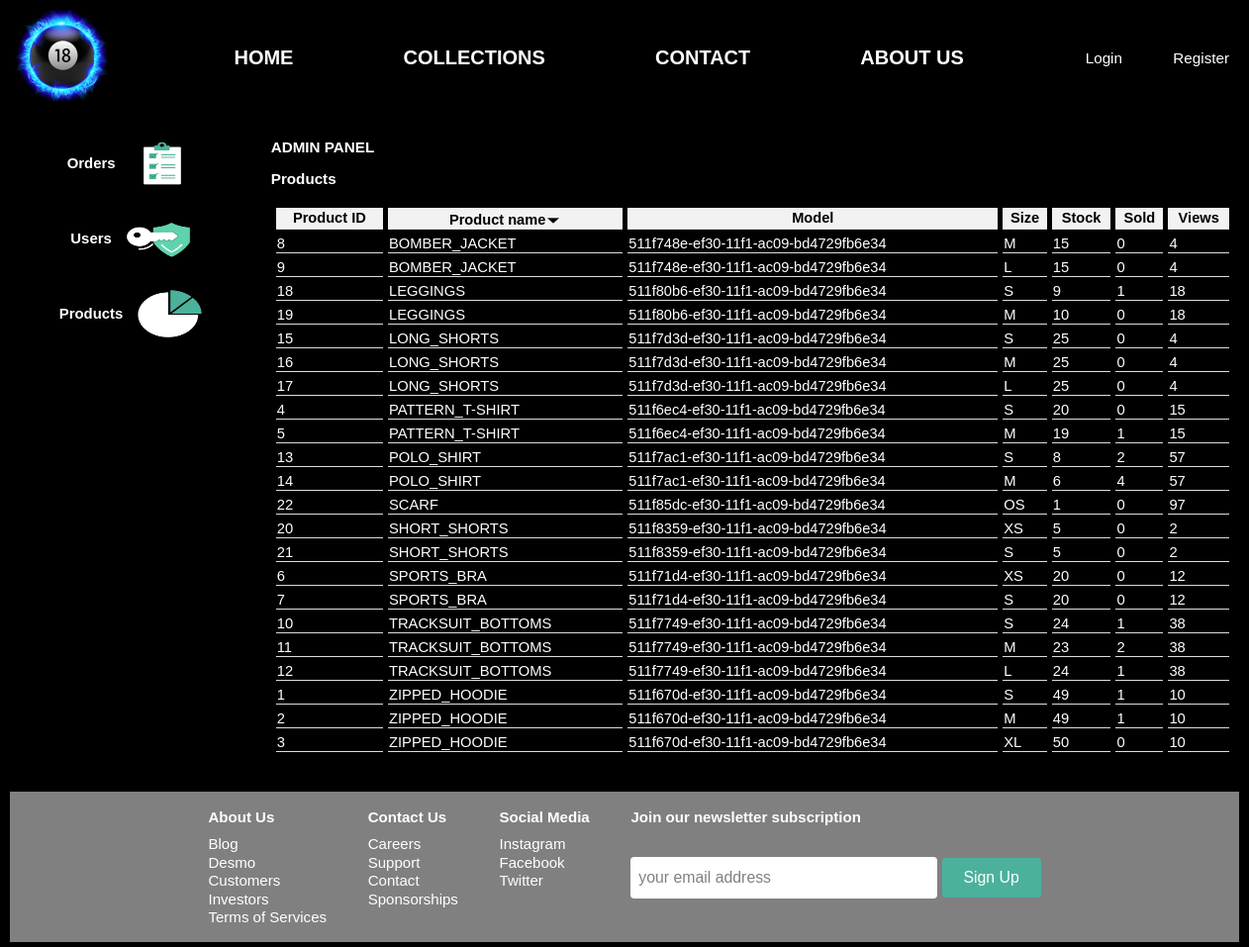
/admin/admin.php?admin_tab=products&products_sort=name (signed in), run on the app's committed database.
### tables this page shows
CREATE TABLE products (
    pid SMALLINT UNSIGNED NOT NULL AUTO_INCREMENT,
    model VARCHAR(48) NOT NULL,
    name VARCHAR(128) NOT NULL,
    category VARCHAR(32) NOT NULL,
    color VARCHAR(32),
    size CHAR(3) NOT NULL,                               
    gender CHAR(1) NOT NULL,                             
    price DOUBLE NOT NULL,
    stock INT DEFAULT 0,
    views INT DEFAULT 0,
    bought_all_time BIGINT DEFAULT 0,
    avg_rating DOUBLE DEFAULT 0,
    description TEXT,
    date_time DATETIME DEFAULT NOW(),
    PRIMARY KEY(pid)
);

### admin/scripts/products.php (the view, shortened to what this page needs)
<?php
    $query = "SELECT pid, name, model, size, stock, bought_all_time, views FROM products ORDER BY ";
    if(!isset($_GET['products_sort']))
        $query .=  "pid";
    else
    {
        switch($_SESSION['admin']['sort_selected'])
        {
            case "name":
                $query .=  "name";
                break;
        }
        if(isset($_SESSION['admin']['sort_state']))
        {
            $query .= ($_SESSION['admin']['sort_state'] ? " DESC" : " ASC");
        }
    }
    $sth = $db->prepare($query);
    $sth->execute();
    $products = $sth->fetchAll();
    echo "<table><tr>";
    $headings = array("Product ID", "Product name", "Model", "Size", "Stock", "Sold", "Views");
    $columns = array("pid", "name", "model", "size", "stock", "sold", "views");
    for($i=0;$i<count($headings);$i++)
    {
        echo "<th><a href=\"admin.php?admin_tab=products&products_sort=" . $columns[$i] . "\">" . $headings[$i];
        if(isset($_SESSION['admin']['sort_selected']))
        {
            if($_SESSION['admin']['sort_selected'] == $columns[$i])
            {
                if(isset($_SESSION['admin']['sort_state']))
                {
                    echo "<img class=\"sort-sym\" src=\"img/";
                    echo ($_SESSION['admin']['sort_state'] ? "sorting-arrow-down.png" : "sorting-arrow-up.png");
                    echo "\">";
                }
            }
        }
        echo "</a></th>";
    }
    echo "</tr>";
    foreach($products as $tmp)
    {
            echo "<tr>";
            echo "<td>" . $tmp['pid'] . "</td>";
            echo "<td>" . $tmp['name'] . "</td>";
            echo "<td><a href=\"/product/product.php?model=" . $tmp['model'] . "&size=" . $tmp['size'] . "\">" . $tmp['model'] . "</a></td>";
            echo "<td>" . $tmp['size'] . "</td>";
            echo "<td>" . ($tmp['stock'] ? $tmp['stock'] : "Out-of-stock") . "</td>";
            echo "<td>" . $tmp['bought_all_time'] . "</td>";
            echo "<td>" . $tmp['views'] . "</td>";
        echo "</tr>";
    }
    echo "</table>";
?>

### admin/admin.css (style rules this page uses)
body { margin: 0px; padding: 0px; }
* { background-color: black; color: white; font-family: sans-serif; font-size: 99%; }
a { color: white; text-decoration: none; }
table { border-spacing: 5px; table-layout: auto; width: 100%; }
th, td { border-bottom: 1px solid #ddd; }
th { background-color: #f2f2f2; color: black; }
th a,img { color: black; text-decoration: none; background-color: transparent; }
.sort-sym { width: 16px; height: 16px; }

### data on the page
products: pid "8", name "BOMBER_JACKET", model "511f748e-ef30-11f1-ac09-bd4729fb6e34", size "M", stock "15", bought_all_time "0", views "4"
products: pid "9", name "BOMBER_JACKET", model "511f748e-ef30-11f1-ac09-bd4729fb6e34", size "L", stock "15", bought_all_time "0", views "4"
products: pid "18", name "LEGGINGS", model "511f80b6-ef30-11f1-ac09-bd4729fb6e34", size "S", stock "9", bought_all_time "1", views "18"
products: pid "19", name "LEGGINGS", model "511f80b6-ef30-11f1-ac09-bd4729fb6e34", size "M", stock "10", bought_all_time "0", views "18"
products: pid "15", name "LONG_SHORTS", model "511f7d3d-ef30-11f1-ac09-bd4729fb6e34", size "S", stock "25", bought_all_time "0", views "4"
products: pid "16", name "LONG_SHORTS", model "511f7d3d-ef30-11f1-ac09-bd4729fb6e34", size "M", stock "25", bought_all_time "0", views "4"
products: pid "17", name "LONG_SHORTS", model "511f7d3d-ef30-11f1-ac09-bd4729fb6e34", size "L", stock "25", bought_all_time "0", views "4"
products: pid "4", name "PATTERN_T-SHIRT", model "511f6ec4-ef30-11f1-ac09-bd4729fb6e34", size "S", stock "20", bought_all_time "0", views "15"
products: pid "5", name "PATTERN_T-SHIRT", model "511f6ec4-ef30-11f1-ac09-bd4729fb6e34", size "M", stock "19", bought_all_time "1", views "15"
products: pid "13", name "POLO_SHIRT", model "511f7ac1-ef30-11f1-ac09-bd4729fb6e34", size "S", stock "8", bought_all_time "2", views "57"
products: pid "14", name "POLO_SHIRT", model "511f7ac1-ef30-11f1-ac09-bd4729fb6e34", size "M", stock "6", bought_all_time "4", views "57"
products: pid "22", name "SCARF", model "511f85dc-ef30-11f1-ac09-bd4729fb6e34", size "OS", stock "1", bought_all_time "0", views "97"
products: pid "20", name "SHORT_SHORTS", model "511f8359-ef30-11f1-ac09-bd4729fb6e34", size "XS", stock "5", bought_all_time "0", views "2"
products: pid "21", name "SHORT_SHORTS", model "511f8359-ef30-11f1-ac09-bd4729fb6e34", size "S", stock "5", bought_all_time "0", views "2"
products: pid "6", name "SPORTS_BRA", model "511f71d4-ef30-11f1-ac09-bd4729fb6e34", size "XS", stock "20", bought_all_time "0", views "12"
products: pid "7", name "SPORTS_BRA", model "511f71d4-ef30-11f1-ac09-bd4729fb6e34", size "S", stock "20", bought_all_time "0", views "12"
products: pid "10", name "TRACKSUIT_BOTTOMS", model "511f7749-ef30-11f1-ac09-bd4729fb6e34", size "S", stock "24", bought_all_time "1", views "38"
products: pid "11", name "TRACKSUIT_BOTTOMS", model "511f7749-ef30-11f1-ac09-bd4729fb6e34", size "M", stock "23", bought_all_time "2", views "38"
products: pid "12", name "TRACKSUIT_BOTTOMS", model "511f7749-ef30-11f1-ac09-bd4729fb6e34", size "L", stock "24", bought_all_time "1", views "38"
products: pid "1", name "ZIPPED_HOODIE", model "511f670d-ef30-11f1-ac09-bd4729fb6e34", size "S", stock "49", bought_all_time "1", views "10"
products: pid "2", name "ZIPPED_HOODIE", model "511f670d-ef30-11f1-ac09-bd4729fb6e34", size "M", stock "49", bought_all_time "1", views "10"
products: pid "3", name "ZIPPED_HOODIE", model "511f670d-ef30-11f1-ac09-bd4729fb6e34", size "XL", stock "50", bought_all_time "0", views "10"

### other printed values
$_SESSION['admin']['tab_selected'] "Products"
$headings[$i] "Product ID"
$headings[$i] "Product name"
$headings[$i] "Model"
$headings[$i] "Size"
$headings[$i] "Stock"
$headings[$i] "Sold"
$headings[$i] "Views"
